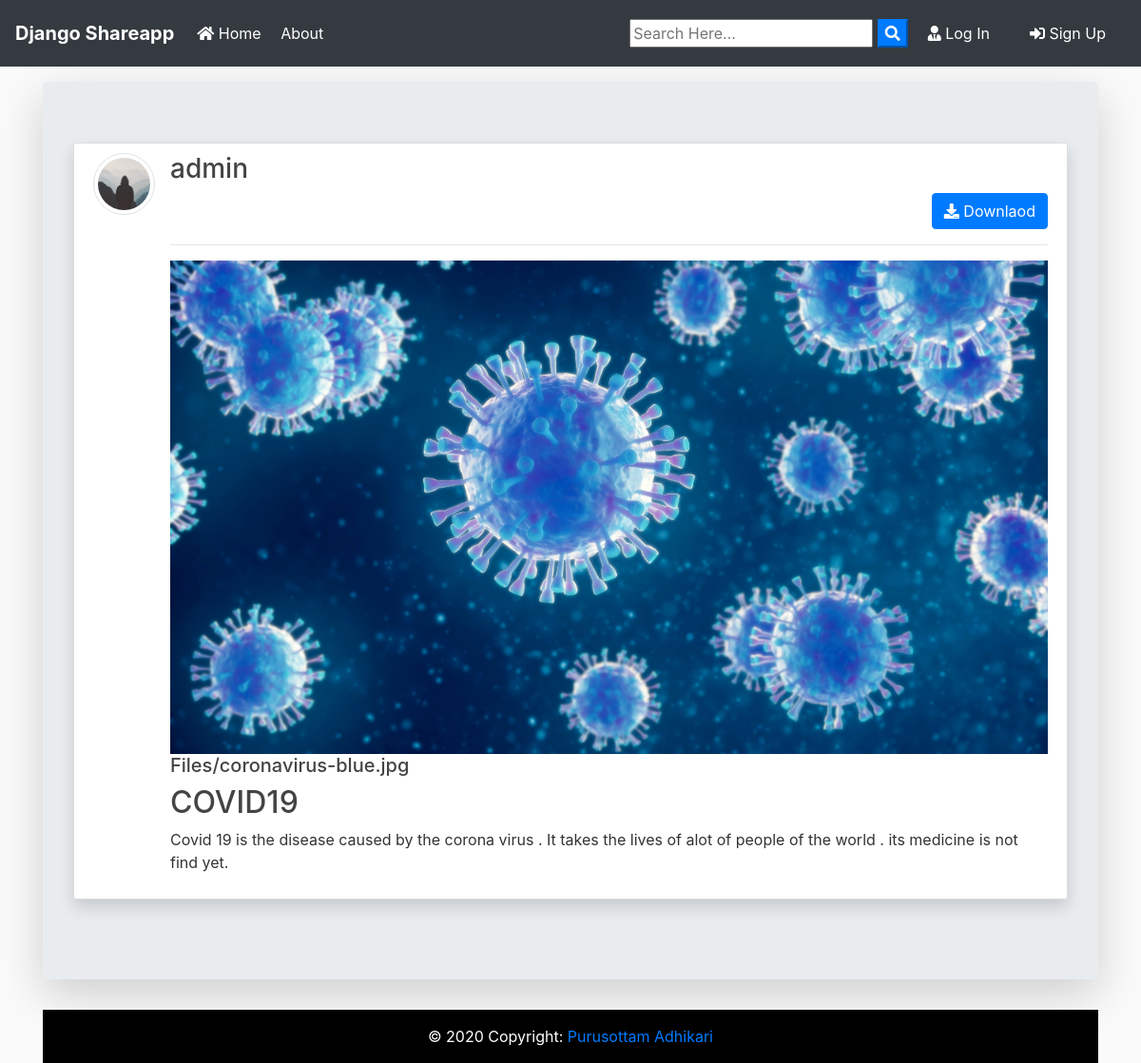
The app's page /post/2/ with its own data.
### blog/models.py (models this page shows, shortened)
class Post(models.Model):
	title = models.CharField(max_length=100)
	file = models.FileField(null=True,blank=True,upload_to='Files')
	content = models.TextField()
	date_posted = models.DateTimeField(default=timezone.now)
	author = models.ForeignKey(User, on_delete=models.CASCADE)
	def extension(self):
		name, extension = os.path.splitext(self.file.name)
		return extension

### users/models.py (models this page shows, shortened)
class Profile(models.Model):
    user = models.OneToOneField(User, on_delete=models.CASCADE)
    image = models.ImageField(default='default.jpg', upload_to='profile_pics')

### blog/views.py (the view)
# urls.py: path('post/<int:pk>/', PostDetailView.as_view(), name='post-detail'),
class PostDetailView(DetailView):
    model = Post
    template_name = 'blog/post_detail.html'

### blog/templates/blog/post_detail.html (shortened to what this page needs)
{% extends "blog/base.html" %}
{% block content %}
<div class="jumbotron mt-3 shadow-lg">
<article class="media content-section shadow ">
   <a href="{{ object.author.profile.image.url }} " target="_blank"> <img src="{{ object.author.profile.image.url }}  " alt="" class="article-img rounded-circle img-thumbnail img-fluid">
   </a>
    <div class="media-body">
      <div class="">
        <div class="d-flex justify-content-between">
        <a class="mr-2 mt-0 mb-0  text-dark" href="{% url 'user-posts' object.author.username  %}"><h3>{{ object.author }}</h3></a>
        </div>
        {% if object.author != user %}
          <div class="form-group mt-0 pt-0 d-flex justify-content-end">
            <a href="{{ object.file.url }}" download class="btn btn-primary flex-last" type="submit"><i class="fas fa-download"></i> Downlaod</a>
          </div>
        {% endif %}
        <hr>
      </div>
      <div>
        {% if object.file %}
          {% if object.extension == '.jpg' or object.extension == 'jpeg' or object.extension == 'png' %}
            <a href="{{ object.file.url }}"  download ><img src="{{ object.file.url }}" alt="" class="img-fluid "></a>
            <a href="{{ object.file.url }}"  download class="text-dark"><h5>{{ object.file }}</h5></a>
          {% else %}
            <a href="{{ object.file.url }}"  download class="text-dark"><h5>{{ object.file }}</h5></a>
          {% endif %}
        {% endif %}
      </div>
      <h2>{{ object.title }}</h2>
      <p class="article-content">{{ object.content }}</p>
    </div>
  </article>
{% endblock content %}

### blog/static/blog/main.css (style rules this page uses)
body { background: #fafafa; color: #333333; margin-top: 0; }
h1, h2, h3, h4, h5, h6 { color: #444444; }
.content-section { background: #ffffff; padding: 10px 20px; border: 1px solid #dddddd; border-radius: 3px; margin-bottom: 20px; }
.article-content { white-space: pre-line; }
.article-img { height: 65px; width: 65px; margin-right: 16px; }

### records on screen
Post: author.profile.image (placeholder picture), author "admin", file (picture), file "Files/coronavirus-blue.jpg", title "COVID19", content "Covid 19 is the disease caused by the corona virus . It takes the lives of alot of people of the world . its medicine is not find yet."
